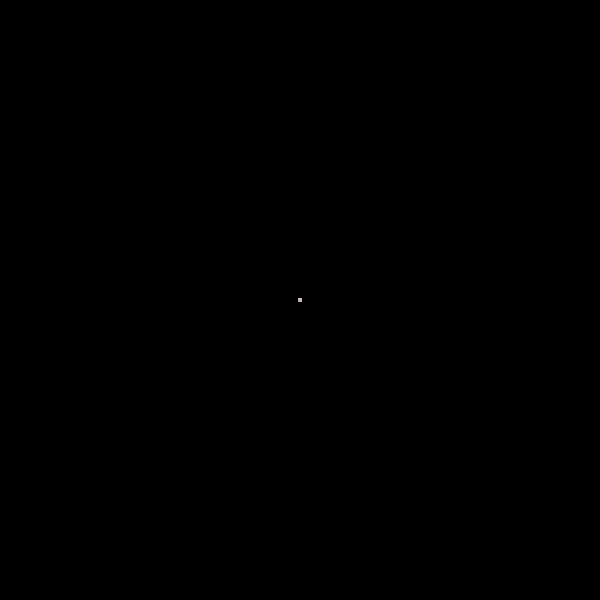
Frame 1 (no input)
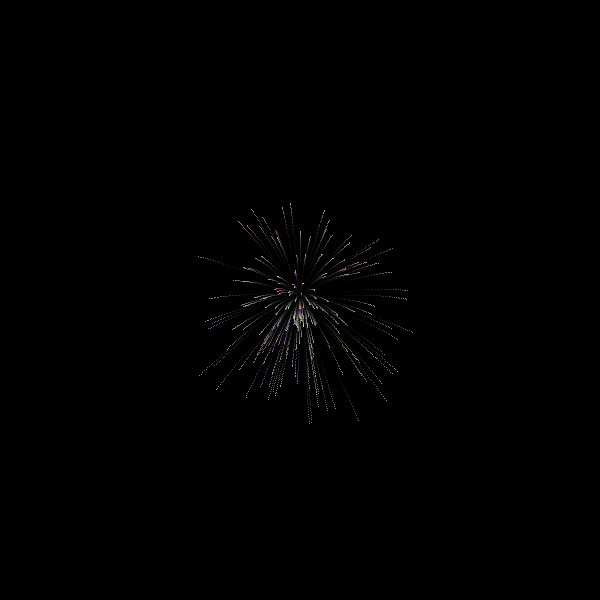
Frame 60 (the mouse pressed at the canvas centre just before this capture)
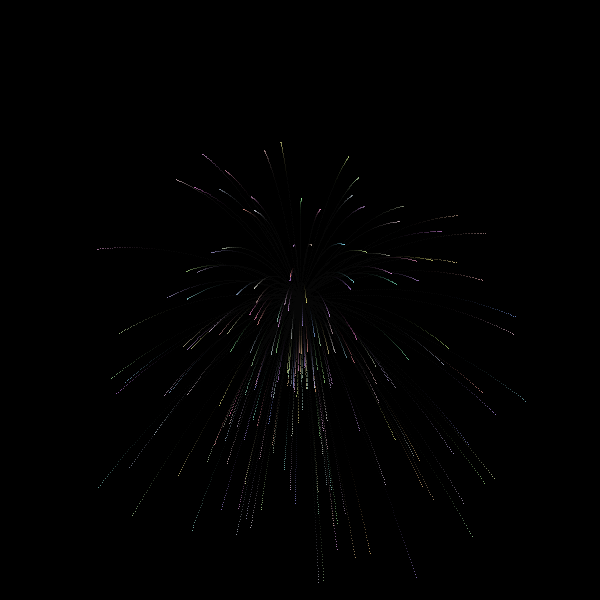
Frame 120 (the mouse held since frame 60 and released just before this capture)

The Processing sketch that drew these frames (run headless with seeded random() and noise(); from frame 60 on, the mouse is pressed at the canvas centre):

// Processing sketch: fireworkses
// ── fireworkses.pde
final int NUM_PARTICLES = 200;
PVector GRAVITY = new PVector(0, 0.01);
PGraphics trails;

ArrayList<Mover> movers = new ArrayList<Mover>();
void setup() {
  size(600,600);
  trails = createGraphics(width, height);
  for (int i = 0; i < NUM_PARTICLES; i += 1) {
    PVector r = PVector.random2D();
    r.mult(random(2));
    color c = color(random(128,255), random(128,255), random(128,255));
    
    movers.add(new Particle(width / 2, height / 2, r.x, r.y, c));
  }
  
}

void draw() {
  background(0);
  trails.beginDraw();
  trails.noStroke();
  trails.fill(0,20);
  trails.rect(0,0,width,height);
  trails.endDraw();
  image(trails, 0, 0);
  
  for (int i = movers.size() - 1; i >= 0; i -= 1) {
    Mover m = movers.get(i);
    m.applyForce(GRAVITY);
    m.update();
    m.draw();
    if (!m.alive) {
      movers.remove(i);
    }
    
  }
}

// ── Mover.pde
abstract class Mover {
  PVector pos, acc, vel;
  boolean alive = true;
  
  
  Mover (float x, float y, float xv, float yv) {
    pos = new PVector(x,y);
    acc = new PVector(0,0);
    vel = new PVector(xv, yv);
    
  }
  
  void applyForce(PVector force) {
    acc.add(force);
  }
  
  void update() {
    vel.add(acc);
    acc.mult(0);
    pos.add(vel);
    
  }
  
  abstract void draw();
  
}

// ── Particle.pde
class Particle extends Mover {
  color col;
  int lifeTime;
  int frames = 0;
  Particle(float x, float y, float xv, float yv, color c) {
    super(x,y,xv,yv);
    col = c;
    lifeTime = floor(random(200,500));
  }
  
  void draw() {
    stroke(col);
    point(pos.x, pos.y);
    trails.beginDraw();
    trails.stroke(col);
    trails.point(pos.x, pos.y);
    trails.endDraw();
  }
  
  void update() {
    super.update();
    frames += 1;
    if (frames > lifeTime) {
      alive = false;
    }
  }
}
